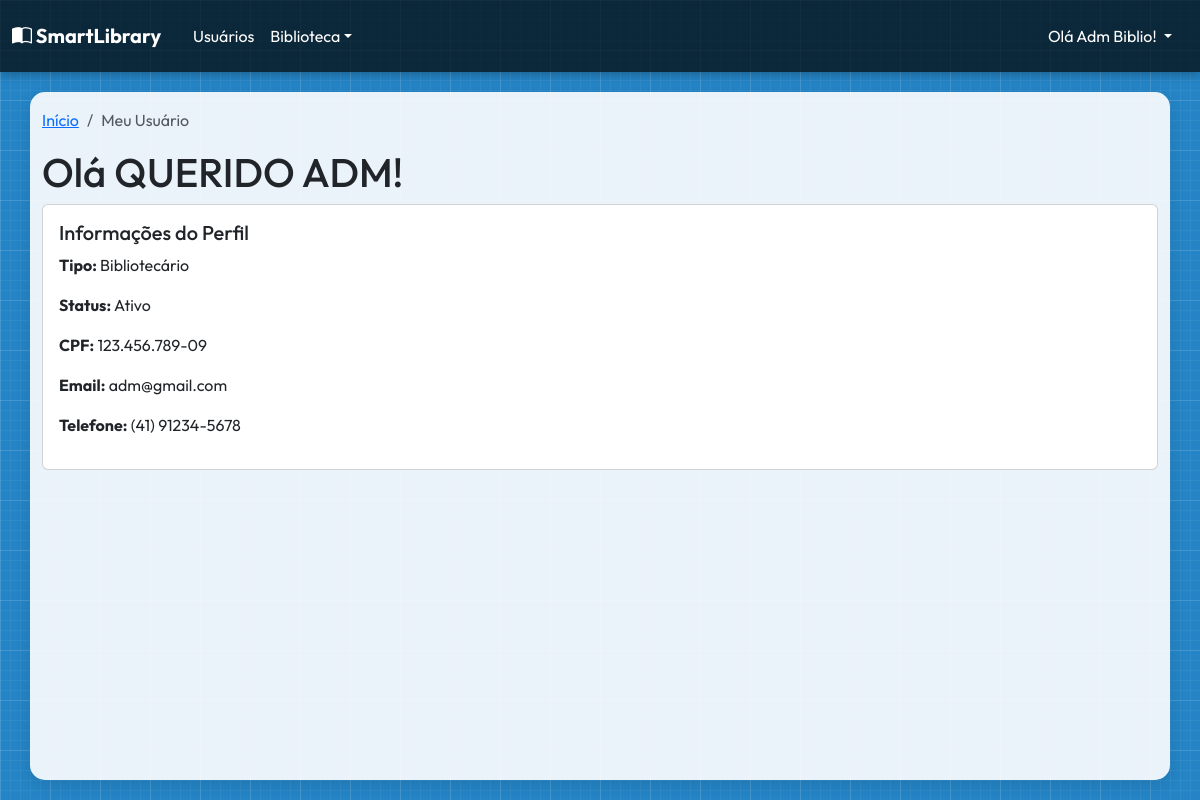
Page /user/account/ (signed in) on the committed database.
### user/models.py (models this page shows, shortened)
class User(AbstractUser):
    LEITOR = 0
    FUNCIONARIO = 1
    BIBLIOTECARIO = 2
    STATUS_ATIVO = 0
    STATUS_BLOQUEADO = 1
    STATUS_SUSPENSO = 2
    USERS_TYPES_LIST = [
        (LEITOR, "Leitor"),
        (FUNCIONARIO, "Funcionário"),
        (BIBLIOTECARIO, "Bibliotecário"),
    ]
    STATUS_CHOICES = [
        (STATUS_ATIVO, "Ativo"),
        (STATUS_BLOQUEADO, "Bloqueado"),
        (STATUS_SUSPENSO, "Suspenso"),
    ]
    type_user = models.PositiveSmallIntegerField(
        choices=USERS_TYPES_LIST, default=LEITOR, verbose_name="Tipo de Usuário"
    )
    status = models.PositiveSmallIntegerField(
        choices=STATUS_CHOICES, default=STATUS_ATIVO, verbose_name="Status"
    )
    last_modified_by = models.ForeignKey(
        "self",
        on_delete=models.SET_NULL,
        null=True,
        blank=True,
        related_name="modifier",
    )
    username = models.CharField(
        max_length=150,
        unique=True,
        verbose_name="Nome Completo",
        validators=[validate_name],
        help_text="Digite seu nome e sobrenome com letra maiúscula no começo",
    )
    cpf = models.CharField(
        max_length=11,
        unique=True,
        verbose_name="CPF",
        validators=[MinLengthValidator(11), validate_cpf],
        help_text="Não use pontos nem traços",
    )
    phone = models.CharField(
        max_length=11,
        verbose_name="Telefone",
        validators=[MinLengthValidator(10), validate_phone],
        help_text="Digite seu número de celular ou telefone fixo, adicione também seu DDD.",
    )
    cgm = models.CharField(
        max_length=10,
        blank=True,
        null=True,
        unique=True,
        verbose_name="CGM",
        validators=[validate_cgm],
        help_text="Código Geral de Matrícula (10 dígitos)",
    )
    USERNAME_FIELD = "username"
    REQUIRED_FIELDS = ["email", "phone", "cpf"]
    class Meta:
        verbose_name = "Usuário"
        verbose_name_plural = "Usuários"
        ordering = ["type_user", "username"]
    def __str__(self):
        return self.username
    def get_tipo_usuario_display(self):
        for numero, label in self.USERS_TYPES_LIST:
            if numero == self.type_user:
                return label
        return 0
    def phone_formatted(self):
        phone = self.phone
        if len(phone) == 11:
            return f'({phone[:2]}) {phone[2:7]}-{phone[7:]}'
        return f'({phone[:2]}) {phone[2:6]}-{phone[6:]}'
    def cpf_formatted(self):
        cpf = self.cpf
        return f"{cpf[:3]}.{cpf[3:6]}.{cpf[6:9]}-{cpf[9:]}" if cpf else ""

### user/views.py (the view)
# urls.py: path("account/", UserAccountView.as_view(), name="user_account"),
class UserAccountView(LoginRequiredMixin, DetailView):
    template_name = "user/user_account.html"
    def get_object(self):
        return self.request.user

### user/templates/user/user_account.html (shortened to what this page needs)
{% extends "base.html" %}
{% block breadcrumbs %}
    <ol class="breadcrumb">
        <li class="breadcrumb-item"><a href="{% url "home_page" %}">Início</a></li>
        <li class="breadcrumb-item active" aria-current="page">Meu Usuário</li>
    </ol>
{% endblock breadcrumbs %}
{% block main_content %}
    <h1>Olá {% if user.first_name %}{{user.first_name|upper}}{% else %}{{user}}{% endif %}!</h1>
    <div class="card mb-4">
        <div class="card-body">
            <h5 class="card-title">Informações do Perfil</h5>
            <p><strong>Tipo:</strong> {{user.get_tipo_usuario_display}}</p>
            <p><strong>Status:</strong> {{user.get_status_display}}</p>
            <p><strong>CPF:</strong> {{user.cpf_formatted}}</p>
            <p><strong>Email:</strong> {{user.email}}</p>
            <p><strong>Telefone:</strong> {{user.phone_formatted}}</p>
        </div>
    </div>
{% endblock main_content %}

### user/templates/base.html (shortened to what this page needs)
<!DOCTYPE html>
<html lang="pt-br">
<head>
    <link href="https://cdn.jsdelivr.net/npm/bootstrap@5.3.6/dist/css/bootstrap.min.css" rel="stylesheet">
    <link rel="stylesheet" href="https://cdn.jsdelivr.net/npm/bootstrap-icons@1.13.1/font/bootstrap-icons.min.css">
    <link rel="stylesheet" href="https://cdnjs.cloudflare.com/ajax/libs/font-awesome/6.7.2/css/all.min.css">
</head>
<body>
    <header>
        <nav class="navbar navbar-expand-lg" data-bs-theme="dark" style="width: 100%;">
        <div class="container-fluid">
                <div class="logo">
                    <a class="navbar-brand" href="{% url "home_page" %}"><i class="bi bi-book-half"></i> SmartLibrary</a>
                </div>
                <div class="collapse navbar-collapse" id="navbarNavDropdown">
                    <ul class="navbar-nav flex-fill align-items-center">
                        {% if user.is_authenticated %}
                            {% if user.type_user == 2 %}
                                <li class="nav-item p-2">
                                    <a class="nav-link active button-jump" aria-current="page" href="{% url "user_list" %}">Usuários</a>
                                </li>
                            {% endif %}
                            <li class="nav-item dropdown">
                                <p class="dropdown-toggle text-white m-0" role="button" data-bs-toggle="dropdown" aria-expanded="false">Biblioteca</p>
                            </li>
                        {% endif %}
                    </ul>
                    <ul class="navbar-nav ms-auto">
                        {% if not user.is_authenticated %}
                            <li class="nav-item p-2">
                                <a class="nav-link active button-jump" href="{% url "user_login" %}"><i class="bi bi-person-circle"></i> Entrar</a>
                            </li>
                        {% else %}
                            <li class="nav-item dropdown p-2">
                                <a class="nav-link dropdown-toggle text-white" href="#" role="button" data-bs-toggle="dropdown" aria-expanded="false">
                                    Olá {{ user }}!
                                </a>
                            </li>
                        {% endif %}
                    </ul>
                </div>
            </div>
        </nav>
    </header>
    <main class="container">
        {% block breadcrumbs %}
        {% endblock breadcrumbs %}
        {% block main_content %}
        {% endblock main_content %}
    </main>
</body>
</html>

### rows in the picture
User: username "Adm Biblio", first_name "QUERIDO ADM", tipo_usuario "Bibliotecário", status "Ativo", cpf_formatted "123.456.789-09", email "adm@gmail.com", phone_formatted "(41) 91234-5678"
